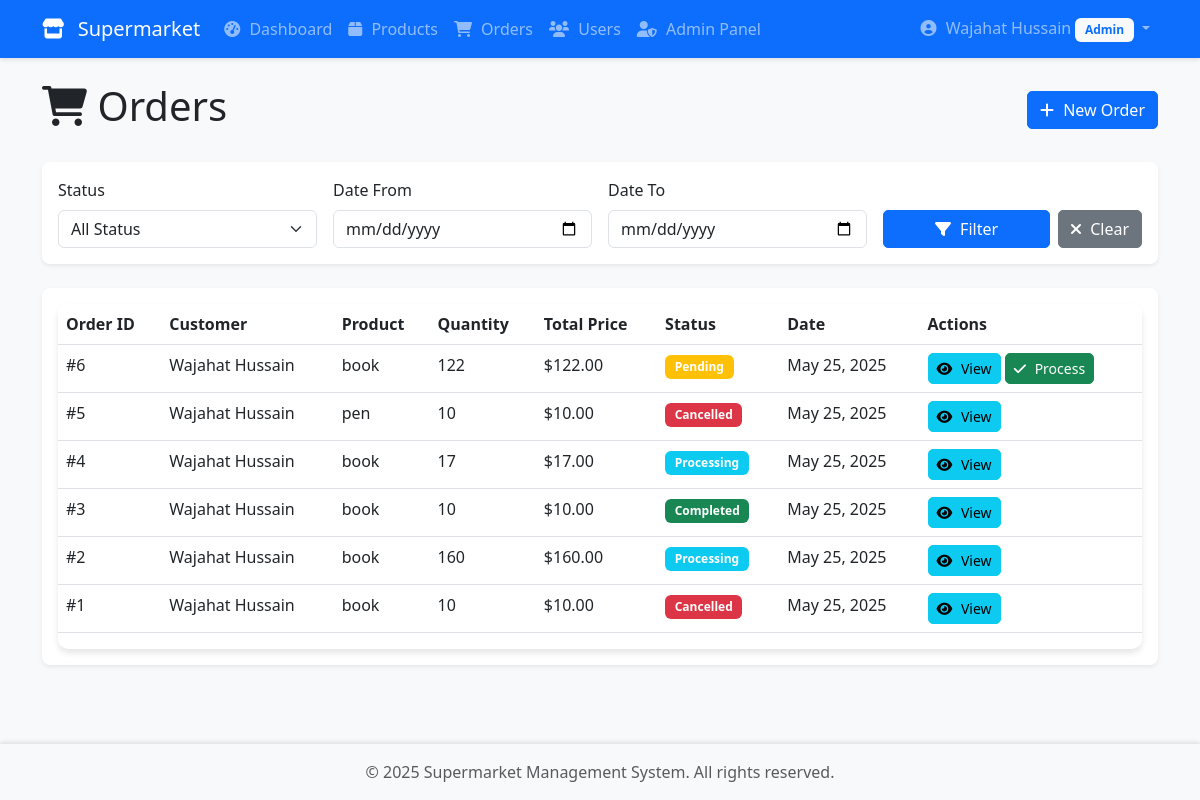
Screenshot of /orders/ (signed in) with the database file from the repository.
### myapp/models.py (models this page shows, shortened)
class Order(models.Model):
    STATUS_CHOICES = (
        ('pending', 'Pending'),
        ('processing', 'Processing'),
        ('completed', 'Completed'),
        ('cancelled', 'Cancelled'),
    )
    customer = models.ForeignKey(User, on_delete=models.CASCADE, related_name='orders')
    product = models.ForeignKey(Product, on_delete=models.CASCADE)
    quantity = models.IntegerField()
    total_price = models.DecimalField(max_digits=10, decimal_places=2)
    status = models.CharField(max_length=20, choices=STATUS_CHOICES, default='pending')
    created_at = models.DateTimeField(auto_now_add=True)
    updated_at = models.DateTimeField(auto_now=True)
    created_by = models.ForeignKey(User, on_delete=models.SET_NULL, null=True, related_name='created_orders')

class Product(models.Model):
    name = models.CharField(max_length=200)
    description = models.TextField()
    price = models.DecimalField(max_digits=10, decimal_places=2)
    quantity_in_stock = models.IntegerField()
    created_at = models.DateTimeField(auto_now_add=True)
    updated_at = models.DateTimeField(auto_now=True)
    created_by = models.ForeignKey(User, on_delete=models.SET_NULL, null=True, related_name='products_created')
    updated_by = models.ForeignKey(User, on_delete=models.SET_NULL, null=True, related_name='products_updated')
    class Meta:
        ordering = ['-updated_at']

### myapp/views.py (the view)
# urls.py: path('orders/', views.order_list, name='order_list'),
@login_required
def order_list(request):
    if is_admin(request.user):
        orders = Order.objects.select_related('customer', 'product').all()
    else:
        orders = Order.objects.select_related('product').filter(customer=request.user)
    status = request.GET.get('status')
    date_from = request.GET.get('date_from')
    date_to = request.GET.get('date_to')
    if status:
        orders = orders.filter(status=status)
    if date_from:
        orders = orders.filter(created_at__gte=date_from)
    if date_to:
        orders = orders.filter(created_at__lte=date_to)
    orders = orders.order_by('-created_at')
    return render(request, 'myapp/order_list.html', {'orders': orders})

### myapp/views.py (called while the page is built)
def is_admin(user):
    try:
        return user.userprofile.role == 'admin'
    except UserProfile.DoesNotExist:
        return False

### myapp/templates/myapp/order_list.html (shortened to what this page needs)
{% extends "myapp/base.html" %}
{% block content %}
    <div class="d-flex justify-content-between align-items-center mb-4">
        <h1>
            <i class="fas fa-shopping-cart"></i> Orders
        </h1>
        <a href="{% url 'order_add' %}" class="btn btn-primary">
            <i class="fas fa-plus"></i> New Order
        </a>
    </div>
    <div class="card form-card mb-4">
        <div class="card-body">
            <form method="get" class="row g-3">
                <div class="col-md-3">
                    <label class="form-label">Status</label>
                    <select name="status" class="form-select">
                        <option value="">All Status</option>
                    </select>
                </div>
                <div class="col-md-3">
                    <label class="form-label">Date From</label>
                    <input type="date" name="date_from" class="form-control" value="{{ request.GET.date_from }}">
                </div>
                <div class="col-md-3">
                    <label class="form-label">Date To</label>
                    <input type="date" name="date_to" class="form-control" value="{{ request.GET.date_to }}">
                </div>
                <div class="col-md-3">
                    <label class="form-label">&nbsp;</label>
                    <div class="d-flex gap-2">
                        <button type="submit" class="btn btn-primary flex-grow-1">
                            <i class="fas fa-filter"></i> Filter
                        </button>
                        <a href="{% url 'order_list' %}" class="btn btn-secondary">
                            <i class="fas fa-times"></i> Clear
                        </a>
                    </div>
                </div>
            </form>
        </div>
    </div>
    <div class="card form-card">
        <div class="card-body">
            <div class="table-responsive">
                <table class="table table-hover">
                    <thead>
                        <tr>
                            <th>Order ID</th>
                            <th>Customer</th>
                            <th>Product</th>
                            <th>Quantity</th>
                            <th>Total Price</th>
                            <th>Status</th>
                            <th>Date</th>
                            <th>Actions</th>
                        </tr>
                    </thead>
                    <tbody>
                        {% if orders %}
                            {% for order in orders %}
                                <tr>
                                    <td>#{{ order.id }}</td>
                                    <td>{{ order.customer.get_full_name|default:order.customer.username }}</td>
                                    <td>{{ order.product.name }}</td>
                                    <td>{{ order.quantity }}</td>
                                    <td>${{ order.total_price }}</td>
                                    <td>
                                        <span class="badge {% if order.status == 'completed' %}bg-success {% elif order.status == 'pending' %}bg-warning {% elif order.status == 'processing' %}bg-info {% else %}bg-danger{% endif %}">
                                            {{ order.status|title }}
                                        </span>
                                    </td>
                                    <td>{{ order.created_at|date:"M d, Y" }}</td>
                                    <td>
                                        <a href="{% url 'order_detail' order.id %}" class="btn btn-info btn-sm">
                                            <i class="fas fa-eye"></i> View
                                        </a>
                                        {% if order.status == 'pending' and user.userprofile.role == 'admin' %}
                                            <button class="btn btn-success btn-sm update-status"
                                                    data-order-id="{{ order.id }}"
                                                    data-status="processing">
                                                <i class="fas fa-check"></i> Process
                                            </button>
                                        {% endif %}
                                    </td>
                                </tr>
                            {% endfor %}
                        {% endif %}
                    </tbody>
                </table>
            </div>
        </div>
    </div>
{% endblock %}

### myapp/templates/myapp/base.html (shortened to what this page needs)
<!DOCTYPE html>
<html lang="en">
  <head>
    <link href="https://cdn.jsdelivr.net/npm/bootstrap@5.3.0/dist/css/bootstrap.min.css"
          rel="stylesheet" />
    <link href="https://cdnjs.cloudflare.com/ajax/libs/font-awesome/6.0.0/css/all.min.css"
          rel="stylesheet" />
    {% load static %}
    <link href="{% static 'myapp/css/style.css' %}" rel="stylesheet" />
  </head>
  <body>
    <nav class="navbar navbar-expand-lg navbar-dark bg-primary">
      <div class="container">
        <a class="navbar-brand" href="{% url 'dashboard' %}">
          <i class="fas fa-store"></i> Supermarket
        </a>
        {% if request.user.is_authenticated %}
          <div class="collapse navbar-collapse" id="navbarNav">
            <ul class="navbar-nav me-auto">
              <li class="nav-item">
                <a class="nav-link" href="{% url 'dashboard' %}">
                  <i class="fas fa-tachometer-alt"></i> Dashboard
                </a>
              </li>
              <li class="nav-item">
                <a class="nav-link" href="{% url 'product_list' %}">
                  <i class="fas fa-box"></i> Products
                </a>
              </li>
              <li class="nav-item">
                <a class="nav-link" href="{% url 'order_list' %}">
                  <i class="fas fa-shopping-cart"></i> Orders
                </a>
              </li>
              {% if request.user.userprofile.role == 'admin' %}
                <li class="nav-item">
                  <a class="nav-link" href="{% url 'user_list' %}">
                    <i class="fas fa-users"></i> Users
                  </a>
                </li>
                <li class="nav-item">
                  <a class="nav-link" href="{% url 'admin:index' %}" target="_blank">
                    <i class="fas fa-user-shield"></i> Admin Panel
                  </a>
                </li>
              {% endif %}
            </ul>
            <ul class="navbar-nav">
              <li class="nav-item dropdown">
                <a class="nav-link dropdown-toggle"
                   href="#"
                   id="navbarDropdown"
                   role="button"
                   data-bs-toggle="dropdown">
                  <i class="fas fa-user-circle"></i>
                  {{ request.user.get_full_name|default:request.user.username }}
                  {% if request.user.userprofile.role == 'admin' %}
                    <span class="badge bg-light text-primary">Admin</span>
                  {% else %}
                    <span class="badge bg-light text-primary">Entry Operator</span>
                  {% endif %}
                </a>
              </li>
            </ul>
          </div>
        {% endif %}
      </div>
    </nav>
    <div class="container mt-4">
      {% block content %}{% endblock %}
    </div>
    <footer class="footer mt-auto py-3 bg-light">
      <div class="container text-center">
        <span class="text-muted">© {% now "Y" %} Supermarket Management System. All rights
        reserved.</span>
      </div>
    </footer>
  </body>
</html>

### myapp/static/myapp/css/style.css (style rules this page uses)
body { background-color: #f8f9fa; min-height: 100vh; display: flex; flex-direction: column; }
.container { flex: 1; }
.navbar { box-shadow: 0 2px 4px rgba(0, 0, 0, 0.1); }
.navbar-brand i { margin-right: 0.5rem; }
.nav-link i { margin-right: 5px; }
.table-responsive { border-radius: 10px; box-shadow: 0 4px 6px rgba(0, 0, 0, 0.1); }
.table th { border-top: none; }
.form-card { box-shadow: 0 0.125rem 0.25rem rgba(0, 0, 0, 0.075); border: none; border-radius: 0.5rem; }
.btn { border-radius: 5px; }
.btn i { margin-right: 5px; }
.badge { padding: 0.5em 0.8em; }
.footer { margin-top: auto; box-shadow: 0 -2px 4px rgba(0, 0, 0, 0.1); }

### rows the page displays
Order: id "6", customer.get_full_name "Wajahat Hussain", product.name "book", quantity "122", total_price "122.00", status "Pending", created_at "May 25, 2025"
Order: id "5", customer.get_full_name "Wajahat Hussain", product.name "pen", quantity "10", total_price "10.00", status "Cancelled", created_at "May 25, 2025"
Order: id "4", customer.get_full_name "Wajahat Hussain", product.name "book", quantity "17", total_price "17.00", status "Processing", created_at "May 25, 2025"
Order: id "3", customer.get_full_name "Wajahat Hussain", product.name "book", quantity "10", total_price "10.00", status "Completed", created_at "May 25, 2025"
Order: id "2", customer.get_full_name "Wajahat Hussain", product.name "book", quantity "160", total_price "160.00", status "Processing", created_at "May 25, 2025"
Order: id "1", customer.get_full_name "Wajahat Hussain", product.name "book", quantity "10", total_price "10.00", status "Cancelled", created_at "May 25, 2025"

### other values shown
{{ request.user.get_full_name|default:request.user.username }} "Wajahat Hussain"
